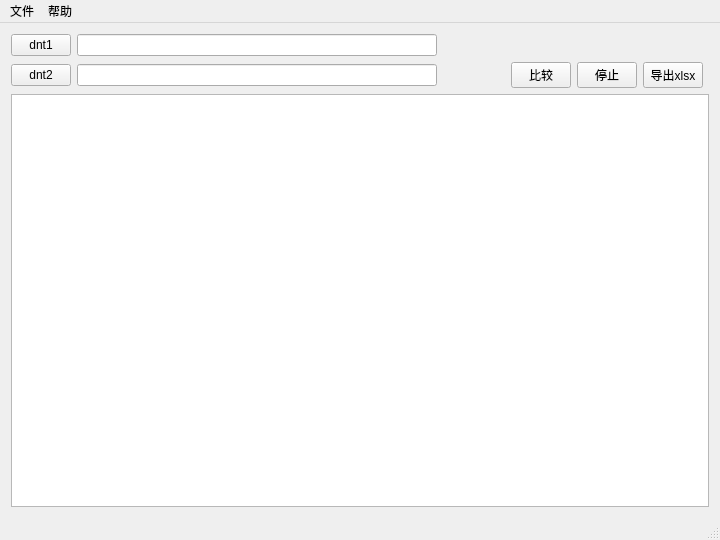
<?xml version="1.0" encoding="UTF-8"?>
<ui version="4.0">
 <class>MainWindow</class>
 <widget class="QMainWindow" name="MainWindow">
  <property name="geometry">
   <rect>
    <x>0</x>
    <y>0</y>
    <width>720</width>
    <height>540</height>
   </rect>
  </property>
  <property name="windowTitle">
   <string>DNT比较器</string>
  </property>
  <widget class="QWidget" name="centralWidget">
   <layout class="QGridLayout" name="gridLayout">
    <item row="1" column="1">
     <widget class="QLineEdit" name="lineEdit_dnt2"/>
    </item>
    <item row="1" column="0">
     <widget class="QPushButton" name="pushButton_dnt2">
      <property name="maximumSize">
       <size>
        <width>60</width>
        <height>16777215</height>
       </size>
      </property>
      <property name="text">
       <string>dnt2</string>
      </property>
     </widget>
    </item>
    <item row="0" column="1">
     <widget class="QLineEdit" name="lineEdit_dnt1">
      <property name="minimumSize">
       <size>
        <width>360</width>
        <height>0</height>
       </size>
      </property>
     </widget>
    </item>
    <item row="1" column="9">
     <widget class="QPushButton" name="pushButton_xlsx">
      <property name="maximumSize">
       <size>
        <width>60</width>
        <height>16777215</height>
       </size>
      </property>
      <property name="text">
       <string>导出xlsx</string>
      </property>
     </widget>
    </item>
    <item row="1" column="8">
     <widget class="QPushButton" name="pushButton_stop">
      <property name="maximumSize">
       <size>
        <width>60</width>
        <height>16777215</height>
       </size>
      </property>
      <property name="text">
       <string>停止</string>
      </property>
     </widget>
    </item>
    <item row="2" column="0" colspan="11">
     <widget class="QTableWidget" name="tableWidget">
      <property name="minimumSize">
       <size>
        <width>0</width>
        <height>360</height>
       </size>
      </property>
      <property name="whatsThis">
       <string>&lt;!DOCTYPE HTML PUBLIC &quot;-//W3C//DTD HTML 4.0//EN&quot; &quot;http://www.w3.org/TR/REC-html40/strict.dtd&quot;&gt;
&lt;html&gt;&lt;head&gt;&lt;meta name=&quot;qrichtext&quot; content=&quot;1&quot; /&gt;&lt;style type=&quot;text/css&quot;&gt;
p, li { white-space: pre-wrap; }
&lt;/style&gt;&lt;/head&gt;&lt;body style=&quot; font-family:'微软雅黑'; font-size:9pt; font-weight:400; font-style:normal;&quot;&gt;
&lt;p style=&quot; margin-top:0px; margin-bottom:0px; margin-left:0px; margin-right:0px; -qt-block-indent:0; text-indent:0px;&quot;&gt;阿斯达&lt;/p&gt;&lt;/body&gt;&lt;/html&gt;</string>
      </property>
      <attribute name="horizontalHeaderDefaultSectionSize">
       <number>100</number>
      </attribute>
      <attribute name="horizontalHeaderMinimumSectionSize">
       <number>50</number>
      </attribute>
      <attribute name="horizontalHeaderStretchLastSection">
       <bool>false</bool>
      </attribute>
      <attribute name="verticalHeaderDefaultSectionSize">
       <number>20</number>
      </attribute>
      <attribute name="verticalHeaderMinimumSectionSize">
       <number>20</number>
      </attribute>
     </widget>
    </item>
    <item row="0" column="0">
     <widget class="QPushButton" name="pushButton_dnt1">
      <property name="maximumSize">
       <size>
        <width>60</width>
        <height>16777215</height>
       </size>
      </property>
      <property name="text">
       <string>dnt1</string>
      </property>
     </widget>
    </item>
    <item row="1" column="7">
     <widget class="QPushButton" name="pushButton_compare">
      <property name="maximumSize">
       <size>
        <width>60</width>
        <height>16777215</height>
       </size>
      </property>
      <property name="text">
       <string>比较</string>
      </property>
     </widget>
    </item>
    <item row="1" column="2">
     <spacer name="horizontalSpacer">
      <property name="orientation">
       <enum>Qt::Horizontal</enum>
      </property>
      <property name="sizeHint" stdset="0">
       <size>
        <width>134</width>
        <height>20</height>
       </size>
      </property>
     </spacer>
    </item>
   </layout>
  </widget>
  <widget class="QMenuBar" name="menuBar">
   <property name="geometry">
    <rect>
     <x>0</x>
     <y>0</y>
     <width>720</width>
     <height>23</height>
    </rect>
   </property>
   <widget class="QMenu" name="menu">
    <property name="title">
     <string>文件</string>
    </property>
    <addaction name="separator"/>
    <addaction name="action_exit"/>
   </widget>
   <widget class="QMenu" name="menu_2">
    <property name="title">
     <string>帮助</string>
    </property>
    <addaction name="action_about"/>
   </widget>
   <addaction name="menu"/>
   <addaction name="menu_2"/>
  </widget>
  <widget class="QStatusBar" name="statusBar">
   <property name="layoutDirection">
    <enum>Qt::LeftToRight</enum>
   </property>
  </widget>
  <action name="action_exit">
   <property name="text">
    <string>退出</string>
   </property>
  </action>
  <action name="action_about">
   <property name="text">
    <string>关于</string>
   </property>
  </action>
 </widget>
 <layoutdefault spacing="6" margin="11"/>
 <resources/>
 <connections/>
</ui>
